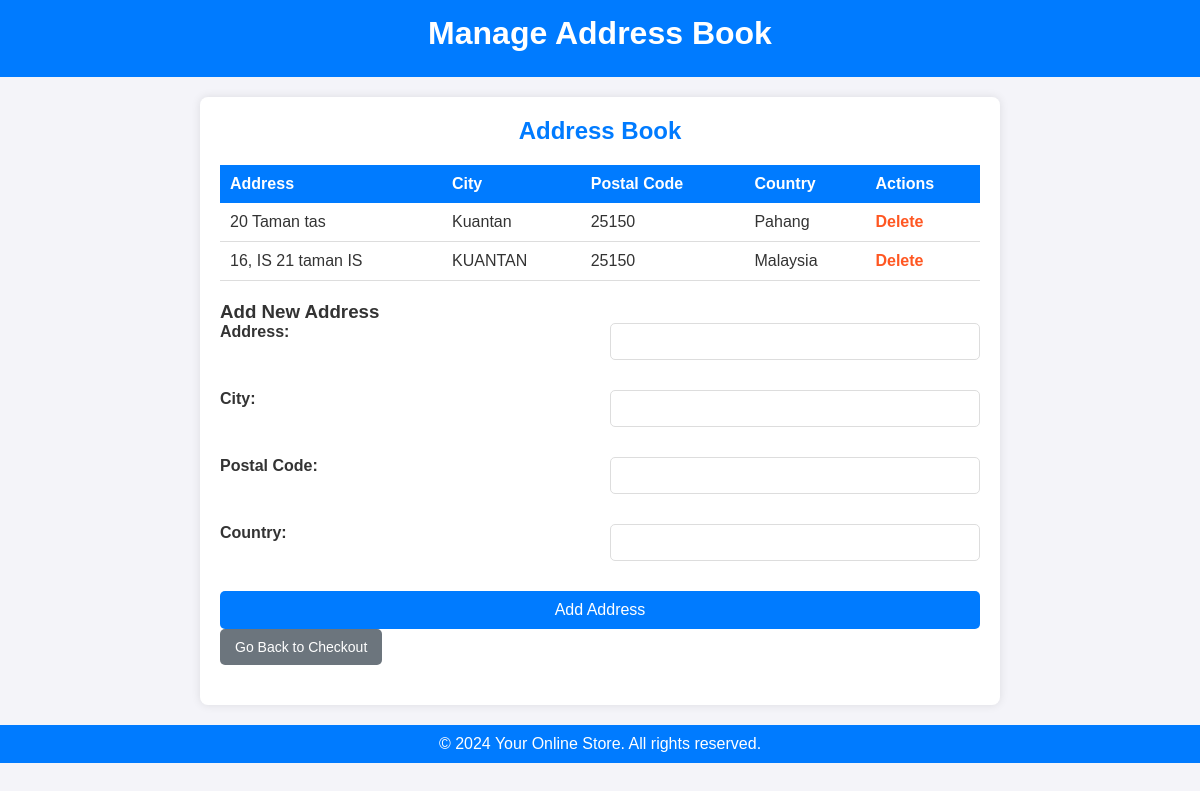
Page /address_book.php (signed in) on the committed database.
### tables this page shows
CREATE TABLE `addressbook` (
  `address_id` int(11) NOT NULL,
  `user_id` int(100) NOT NULL,
  `address` varchar(255) NOT NULL,
  `city` varchar(100) NOT NULL,
  `postal_code` varchar(20) NOT NULL,
  `country` varchar(100) NOT NULL
);

### address_book.php (the view, shortened to what this page needs)
<?php
$servername = "localhost";
$username = "root";
$password = "";
$dbname = "carwash";
$conn = new mysqli($servername, $username, $password, $dbname);
$user_id = $_SESSION['user_id'];
?>
<!DOCTYPE html>
<html lang="en">
<head>
</head>
<body>
    <header>
        <h1>Manage Address Book</h1>
    </header>
    <main>
        <h2>Address Book</h2>
        <table>
            <thead>
                <tr>
                    <th>Address</th>
                    <th>City</th>
                    <th>Postal Code</th>
                    <th>Country</th>
                    <th>Actions</th>
                </tr>
            </thead>
            <tbody>
                <?php
                $sql = "SELECT address_id, address, city, postal_code, country FROM addressbook WHERE user_id = $user_id";
                $result = $conn->query($sql);
                if ($result && $result->num_rows > 0) {
                    while ($row = $result->fetch_assoc()) {
                        echo "<tr>
                                <td>{$row['address']}</td>
                                <td>{$row['city']}</td>
                                <td>{$row['postal_code']}</td>
                                <td>{$row['country']}</td>
                                <td><a href='address_book.php?delete_id={$row['address_id']}' onclick='return confirm(\"Are you sure you want to delete this address?\");'>Delete</a></td>
                              </tr>";
                    }
                } else {
                    echo "<tr><td colspan='5'>No addresses found</td></tr>";
                }
                ?>
            </tbody>
        </table>
        <h3>Add New Address</h3>
        <form action="address_book.php" method="post">
            <label for="address">Address:</label>
            <input type="text" id="address" name="address" required>
            <label for="city">City:</label>
            <input type="text" id="city" name="city" required>
            <label for="postal_code">Postal Code:</label>
            <input type="text" id="postal_code" name="postal_code" required>
            <label for="country">Country:</label>
            <input type="text" id="country" name="country" required>
            <button type="submit" name="add_address">Add Address</button>
        </form>
		<a href="checkout.php" class="back-button">Go Back to Checkout</a>
    </main>
    <footer>
        <p>&copy; 2024 Your Online Store. All rights reserved.</p>
    </footer>
</body>
</html>

### address_book.php (style rules this page uses)
* { margin: 0; padding: 0; box-sizing: border-box; }
body { font-family: Arial, sans-serif; background-color: #f4f4f9; color: #333; }
header { background-color: #007BFF; color: #fff; padding: 15px; text-align: center; }
header h1 { margin-bottom: 10px; }
main { max-width: 800px; margin: 20px auto; padding: 20px; background-color: #fff; box-shadow: 0 0 10px rgba(0, 0, 0, 0.1); border-radius: 8px; }
h2 { text-align: center; margin-bottom: 20px; color: #007BFF; }
table { width: 100%; border-collapse: collapse; margin-bottom: 20px; }
table thead th { background-color: #007BFF; color: white; padding: 10px; text-align: left; }
table tbody td { padding: 10px; border-bottom: 1px solid #ddd; }
table tbody a { color: #FF5722; text-decoration: none; font-weight: bold; }
form { display: grid; grid-template-columns: 1fr 1fr; grid-gap: 20px; }
form label { font-weight: bold; margin-bottom: 5px; }
form input[type="text"] { padding: 10px; border: 1px solid #ddd; border-radius: 5px; margin-bottom: 10px; width: 100%; }
form button { grid-column: span 2; padding: 10px; background-color: #007BFF; color: white; border: none; border-radius: 5px; font-size: 16px; cursor: pointer; }
footer { text-align: center; margin-top: 20px; padding: 10px; background-color: #007BFF; color: #fff; }
.back-button { display: inline-block; padding: 10px 15px; background-color: #6c757d; color: #fff; text-decoration: none; border-radius: 5px; font-size: 14px; margin-bottom: 20px; }

### rows in the picture
addressbook: address "20 Taman tas", city "Kuantan", postal_code "25150", country "Pahang"
addressbook: address "16, IS 21 taman IS", city "KUANTAN", postal_code "25150", country "Malaysia"
